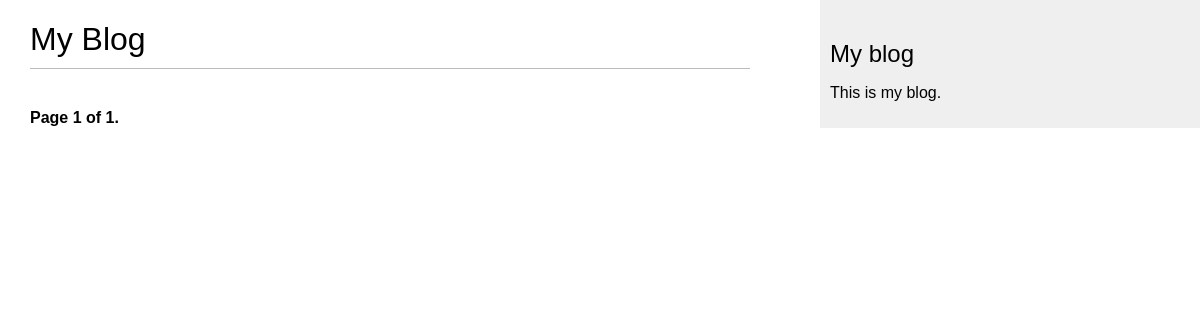
The page /blog/ on the database as committed earlier.
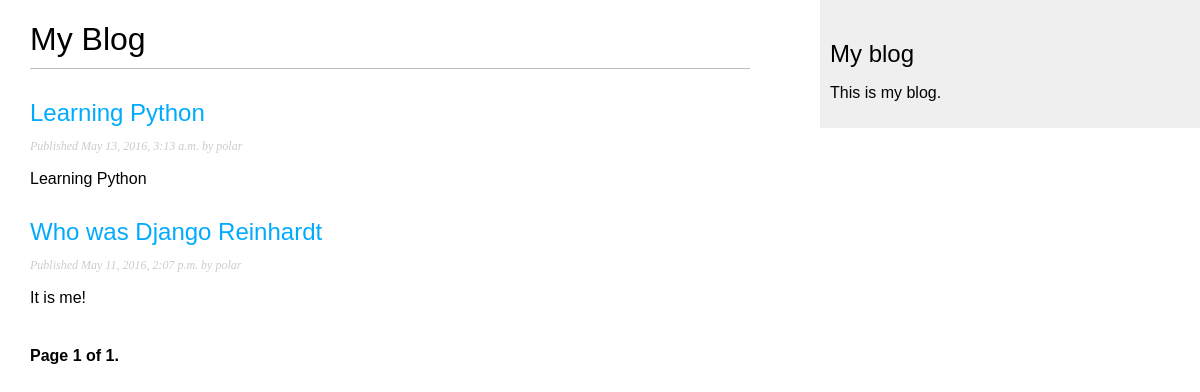
The same page on the database as committed later.
### blog/models.py (models this page shows, shortened)
class Post(models.Model):
    STATUS_CHOICES = (
        ('draft','Draft'),
        ('published','Published'),
    )
    title = models.CharField(max_length=250)
    slug = models.SlugField(
        max_length=250,
        unique_for_date='publish')
    author = models.ForeignKey(
        User,
        related_name='blog_posts')
    body = models.TextField()
    publish = models.DateTimeField(default=timezone.now)
    created = models.DateTimeField(auto_now_add=True)
    updated = models.DateTimeField(auto_now=True)
    status = models.CharField(
        max_length=10,
        choices=STATUS_CHOICES,
        default='draft')
    objects = models.Manager() # The default manager.
    published = PublishedManager() # Our custom manager.
    class Meta:
        ordering = ('-publish',)
    def get_absolute_url(self):
        return reverse(
                'blog:post_detail',
                args=[
                    self.publish.year,
                    self.publish.strftime('%m'),
                    self.publish.strftime('%d'),
                    self.slug])

### blog/views.py (the view)
class PostListView(ListView):
    queryset = Post.published.all()
    context_object_name = 'posts'
    paginate_by = 3
    template_name = 'blog/post/list.html'

### blog/templates/blog/post/list.html (shortened to what this page needs)
{% extends "blog/base.html" %}
{% block content %}
    <h1>My Blog</h1>
    {% for post in posts %}
        <h2>
            <a href="{{ post.get_absolute_url }}">
                {{ post.title }}
            </a>
        </h2>
        <p class="date">
            Published {{ post.publish }} by {{ post.author }}
        </p>
        {{ post.body|truncatewords:30|linebreaks }}
    {% endfor %}
    {% include "pagination.html" with page=page_obj %}
{% endblock %}

Rows that differ between the two databases and show on the page:
added Post: title "Learning Python", publish "May 13, 2016, 3:13 a.m.", author "polar", body "Learning Python"
now on this page (row edited): Post: title "Who was Django Reinhardt", publish "May 11, 2016, 2:07 p.m.", author "polar", body "It is me!"
